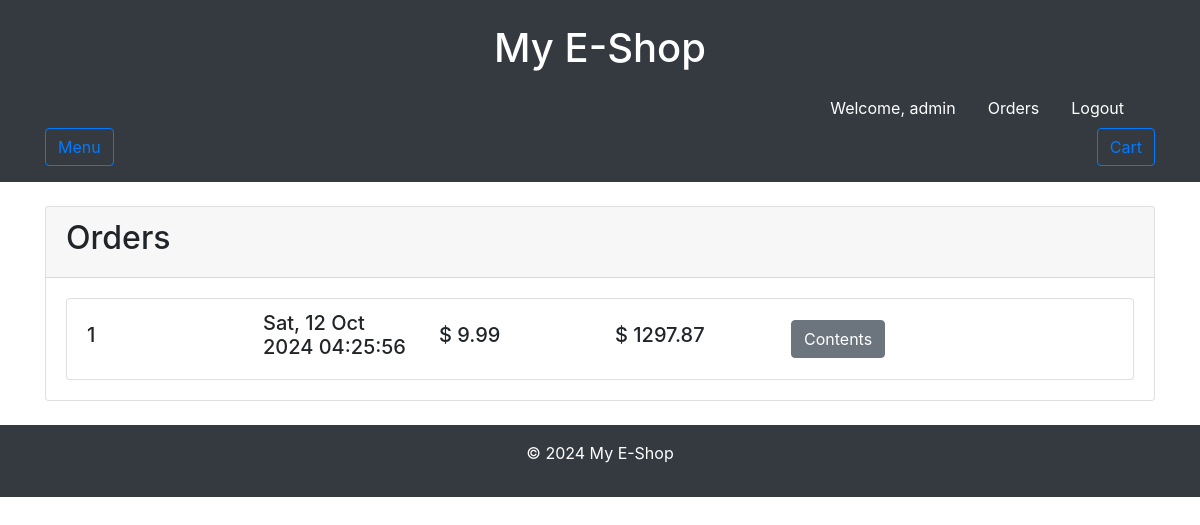
The page /orders (signed in) on the database as committed earlier.
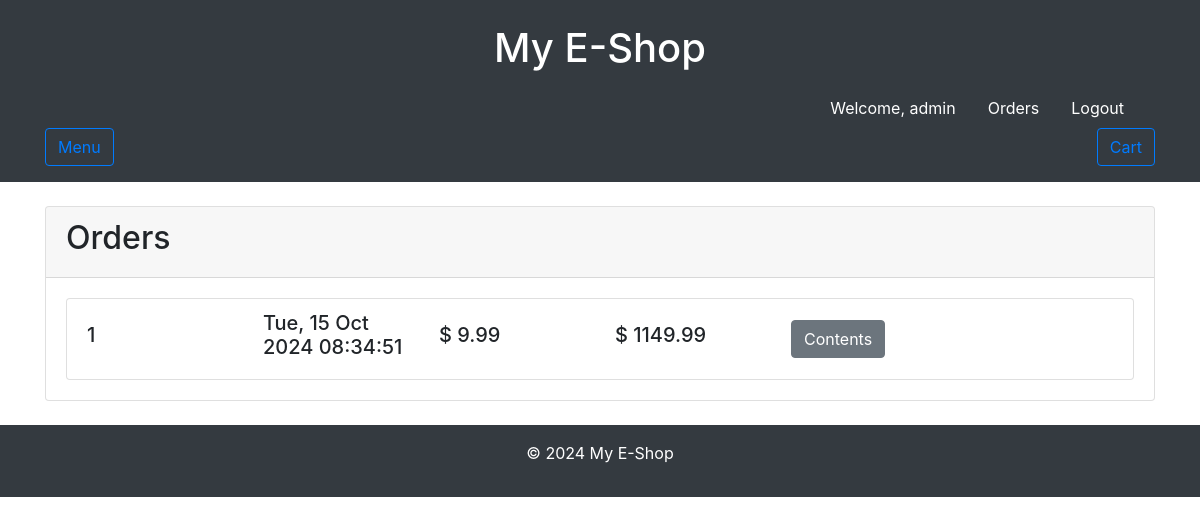
The same page on the database as committed later.
### tables this page shows
CREATE TABLE orders (
    id INTEGER PRIMARY KEY AUTOINCREMENT,
    user_id INTEGER NOT NULL,
    the_date TEXT NOT NULL,
    shipping_cost REAL NOT NULL,
    total_cost REAL NOT NULL,
    FOREIGN KEY (user_id) REFERENCES users(id) ON DELETE CASCADE
);

### app.py (the view)
@app.route('/orders')
def orders():
    if 'user_id' not in session:
        return redirect('/login')
    query = """SELECT * FROM orders WHERE user_id = ? """
    orders = (SQL(query, (session['user_id'],)))
    query = """SELECT P.img_route, P.title, OP.quantity, P.price FROM orderss_products AS OP, products AS P
                WHERE OP.order_id = ? AND
                      OP.product_id = P.id AND
                      active = "True"
            """
    products = {}
    for order in orders:
        order_id = order['id']
        products[order_id] = SQL(query, (order_id,))
    return render_template('orders.html', orders=orders, products=products)

### app.py (called while the page is built)
@app.after_request
def after_request(response):
    response.headers["Cache-Control"] = "no-cache, no-store, must-revalidate"
    response.headers["Expires"] = 0
    response.headers["Pragma"] = "no-cache"
    return response

### helpers.py (called while the page is built)
def SQL(query, params=()):
    try:
        with sqlite3.connect(DATABASE) as connect:
            connect.row_factory = sqlite3.Row
            c = connect.cursor()
            c.execute(query, params)
            tasks = c.fetchall()
        return tasks
    except sqlite3.Error as e:
        print(f"SQLite error: {e}")
        return -1
    except Exception as e:
        print(f"Unexpected error: {e}")
        return -1

### template/orders.html (shortened to what this page needs)
{% extends 'layout.html' %}
{% block content %}
    <div class="card">
        <div class="card-header">
            <h2>Orders</h2>
        </div>
        <div class="card-body">
            <ul class="list-group">
                {% for order in orders %}
                    <li class="list-group-item">
                        <div class="row align-items-center">
                            <div class="col-md-2">
                                <h5>{{ order.id }}</h5>
                            </div>
                            <div class="col-md-2">
                                <h5>{{ order.the_date }}</h5>
                            </div>
                            <div class="col-md-2">
                                <h5>$ {{ order.shipping_cost }}</h5>
                            </div>
                            <div class="col-md-2">
                                <h5>$ {{ order.total_cost }}</h5>
                            </div>
                            <div class="col-md-2">
                                <button class="btn btn-secondary" type="button" data-toggle="collapse" data-target="#contents_collapse_{{ order.id }}" aria-expanded="false" aria-controls="contents_collapse_{{ order.id }}">Contents</button>
                            </div>
                        </div>
                    </li>
                {% endfor %}
            </ul>
        </div>
    </div>
{% endblock %}

Rows that differ between the two databases and show on the page:
changed orders id 1: the_date "Sat, 12 Oct 2024 04:25:56" → "Tue, 15 Oct 2024 08:34:51"; total_cost "1297.87" → "1149.99"
